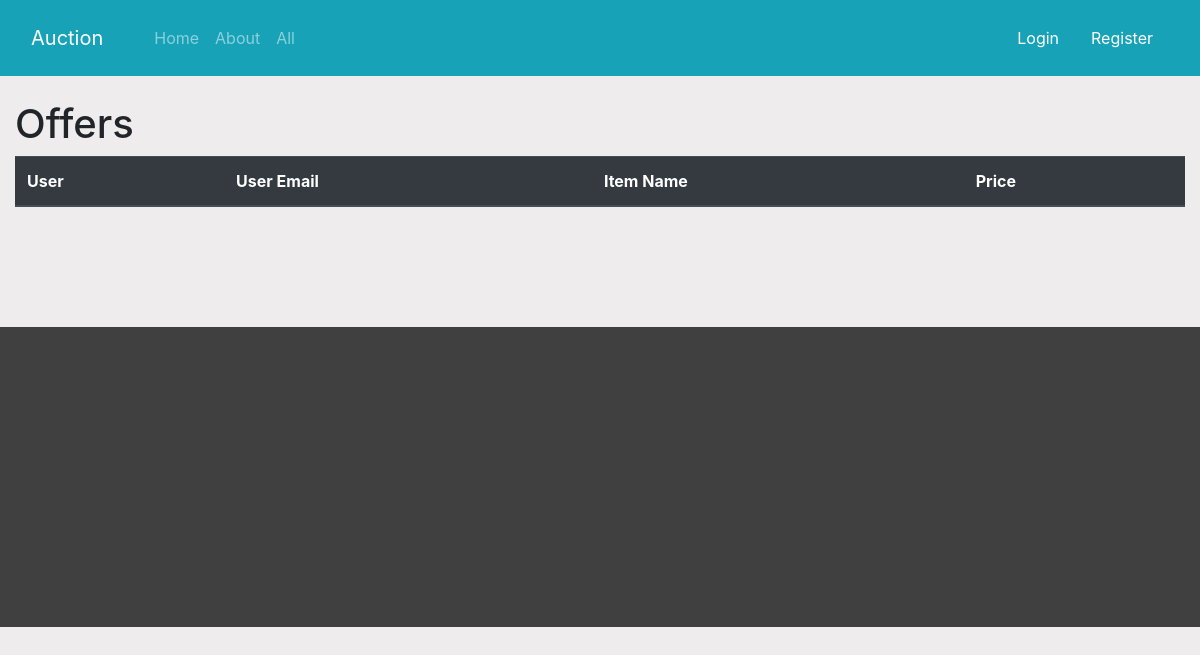
Before: /offers/52 with the older database file.
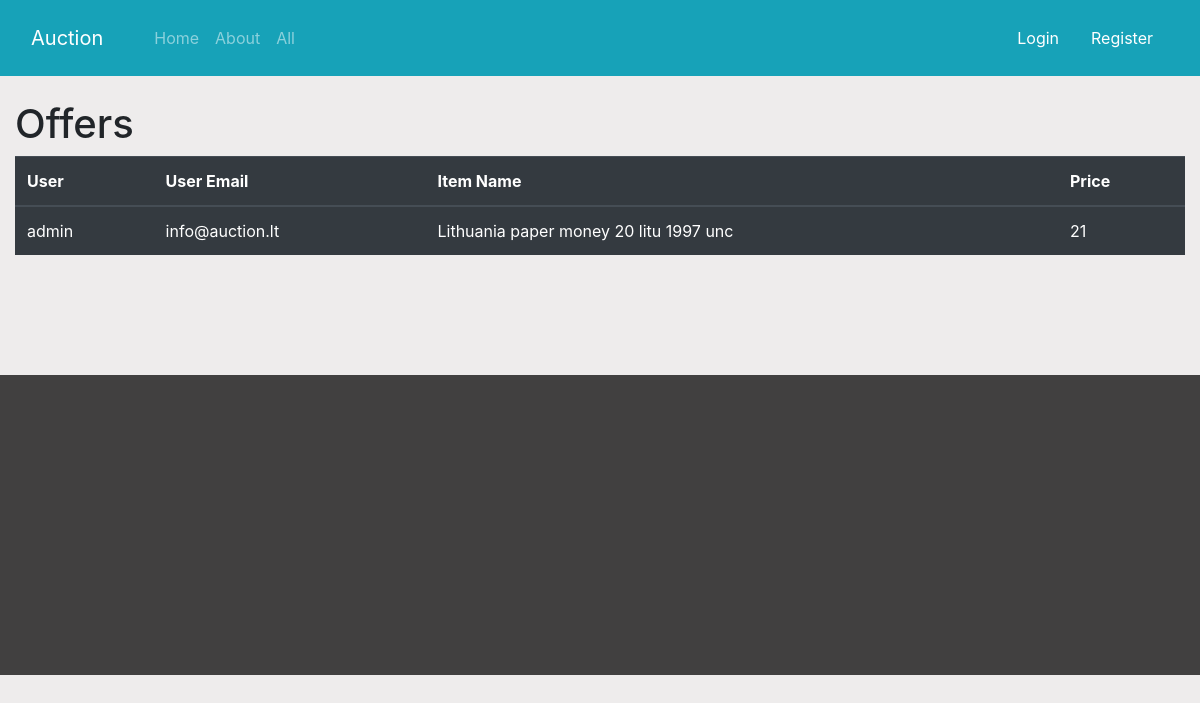
After: the same page with the newer database file.
### app/offer.py (models this page shows)
class Offer(db.Model):
    id = db.Column(db.Integer, primary_key=True)
    item_id = db.Column(db.Integer, db.ForeignKey('item.id'), nullable=False)
    user_id = db.Column(db.Integer, db.ForeignKey('user.id'), nullable=False)
    price = db.Column(db.Integer, nullable=False)

### app/user.py (models this page shows)
class User(db.Model, UserMixin):
    id = db.Column(db.Integer, primary_key=True)
    username = db.Column(db.String(20), unique=True, nullable=False)
    email = db.Column(db.String(80), unique=True, nullable=False)
    password = db.Column(db.String(80), nullable=False)
    items = db.relationship('Item', backref='owner', lazy=True)
    offer = db.relationship('Offer', backref='usr_offer', lazy=True)

### app/item.py (models this page shows)
class Item(db.Model):
    id = db.Column(db.Integer, primary_key=True)
    name = db.Column(db.String(80), nullable=False)
    category = db.Column(db.String(80), nullable=False)
    description = db.Column(db.String(80), nullable=False)
    country = db.Column(db.String(80), nullable=False)
    min_price = db.Column(db.Integer, nullable=False)
    offer = db.relationship('Offer', backref='offer', lazy=True)
    auction_image = db.Column(db.String(256), nullable=False)
    end_day = db.Column(db.DateTime, nullable=False)
    time = db.Column(db.Integer, nullable=False)
    views = db.Column(db.Integer, nullable=False, default=0)
    user_id = db.Column(db.Integer, db.ForeignKey('user.id'), nullable=False)

### app/controllers/item.py (the view)
@App.route('/offers/<int:item_id>', methods=['GET'])
def offers(item_id):
    offers = (db.session.query(Offer).join(User).join(Item, Item.id == Offer.item_id)).filter_by(id=item_id).all()
    return render_template('offers.html', title="Offers", offers=offers)

### app/templates/offers.html
{% extends 'layout.html' %}
{% block content %}
    <h1>{{title}}</h1>
    <table class="table table-dark">
        <thead>
          <tr>
            <th scope="col">User</th>
            <th scope="col">User Email</th>
            <th scope="col">Item Name</th>
            <th scope="col">Price</th>
          </tr>
        </thead>
        <tbody>
        {% for ofr in offers %}
          <tr>
            <td>{{ofr.usr_offer.username}}</td>
            <td>{{ofr.usr_offer.email}}</td>
            <td><a class="text-white" href={{url_for('item', item_id=ofr.offer.id)}}>{{ofr.offer.name.capitalize()}}</a></td>
            <td>{{ofr.price}}</td>
          </tr>
          {% endfor %}
        </tbody>
      </table>
{% endblock content%}

Changed rows visible on the page:
added Offer: usr_offer.username "admin", usr_offer.email "info@auction.lt", offer.name "Lithuania paper money 20 litu 1997 unc", price "21"
